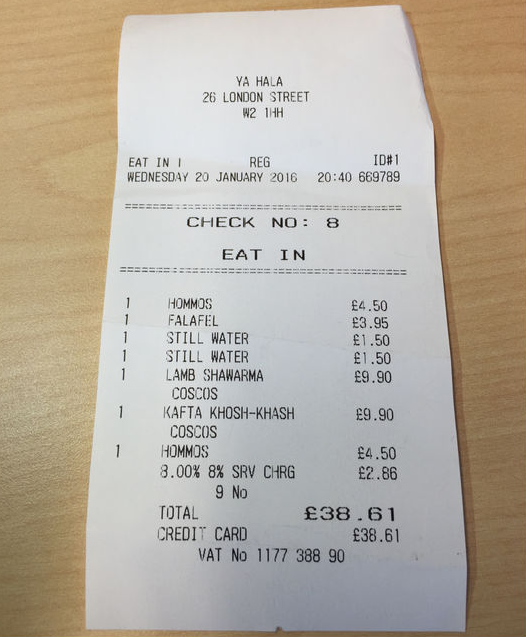
#> input picture FIAP/VISCOM/cp/Atividade 2/nota-fiscal.png, 526 x 637 px
$ jupyter execute atividade2_rm94199.ipynb   (shell and % lines are left out)
#> lines starting #> are read from the running program, lines starting #| are printed output that depends on the picture
## Atividade 2

Tendo como referência a imagem de uma nota fiscal (no repositório, “imagens/nota-fiscal.png”), realize alguma transformação de tal forma que fique somente o boleto na imagem, sem o background, ajustando sua perspectiva.

Como dito em sala, essa operação é bastante similar à utilizada em aplicações de escaneamento de documentos.

## 1. Requerimentos

Todas as bibliotecas já estão instaladas no Google Colab.

* OpenCV >= 3.4.3
* Matplotlib >= 3.1.3
* Seaborn >= 0.0.10
* Numpy >= 1.18.1

### 1.2 Arquivos

Faça upload da imagem se utilizando do seguinte snippet de código:

[cell 1]
from google.colab import files

uploaded = files.upload()
#> the answer given: nota-fiscal.png

for fn in uploaded.keys():
  print('Usuario fez upload da imagem "{name}" com tamanho {length} bytes'.format(name=fn, length=len(uploaded[fn])))

Importação das bibliotecas.

[cell 2]
import numpy as np
import matplotlib.pyplot as plt
import seaborn as sns
import cv2

#Exibição na mesma tela do Jupyter

plt.style.use('seaborn')
sns.set_style("whitegrid", {'axes.grid' : False})

## 2. Solução

[cell 3]
imagem = cv2.imread("nota-fiscal.png")
#> imagem is the input picture: shape (637, 526, 3); mean B, G, R 161, 173.9, 182.5
imagem = cv2.cvtColor(imagem, cv2.COLOR_BGR2RGB)

plt.figure(figsize=(20,10))
plt.imshow(imagem)
plt.title("Original")

[cell 4]
# IMPLEMENTAR

imagem_marcadores = imagem.copy()

p1 = (130,10)
p2 = (420, 10)
p3 = (80, 630)
p4 = (470, 630)

tamanho_final = (470, 630)

pontos_marcadores = np.float32([p1,p2,p3,p4])
pontos_destino = np.float32([(0,0),(tamanho_final[0],0),(0,tamanho_final[1]),tamanho_final])

# Adicionando marcadores para visualizar os pontos que serão expandidos

cv2.circle(imagem_marcadores, p1, 5, (0, 0, 255), 3)
cv2.circle(imagem_marcadores, p2, 5, (0, 0, 255), 3)
cv2.circle(imagem_marcadores, p3, 5, (0, 0, 255), 3)
cv2.circle(imagem_marcadores, p4, 5, (0, 0, 255), 3)
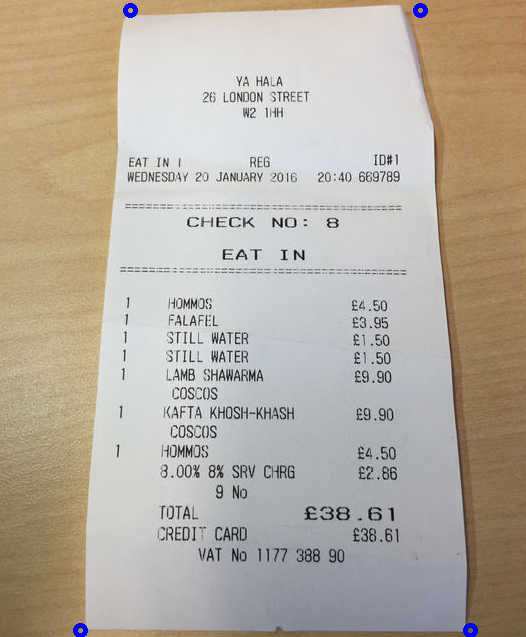
#> imagem_marcadores: shape (637, 526, 3); mean R, G, B 182.2, 173.6, 161.3

plt.imshow(imagem_marcadores)
plt.title("Boleto com Marcadores")

[cell 5]
matriz_perspectiva = cv2.getPerspectiveTransform(pontos_marcadores, pontos_destino)
imagem_transformada = cv2.warpPerspective(imagem, matriz_perspectiva, tamanho_final)
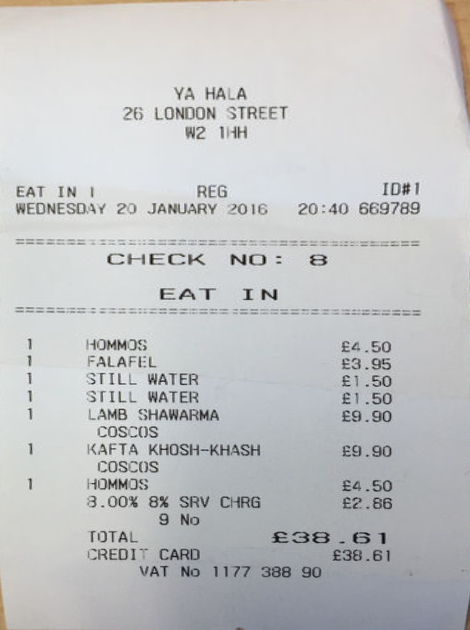
#> imagem_transformada: shape (630, 470, 3); mean R, G, B 195.1, 196.2, 197.1

plt.imshow(imagem_transformada)
plt.title("Portal com Marcadores")
